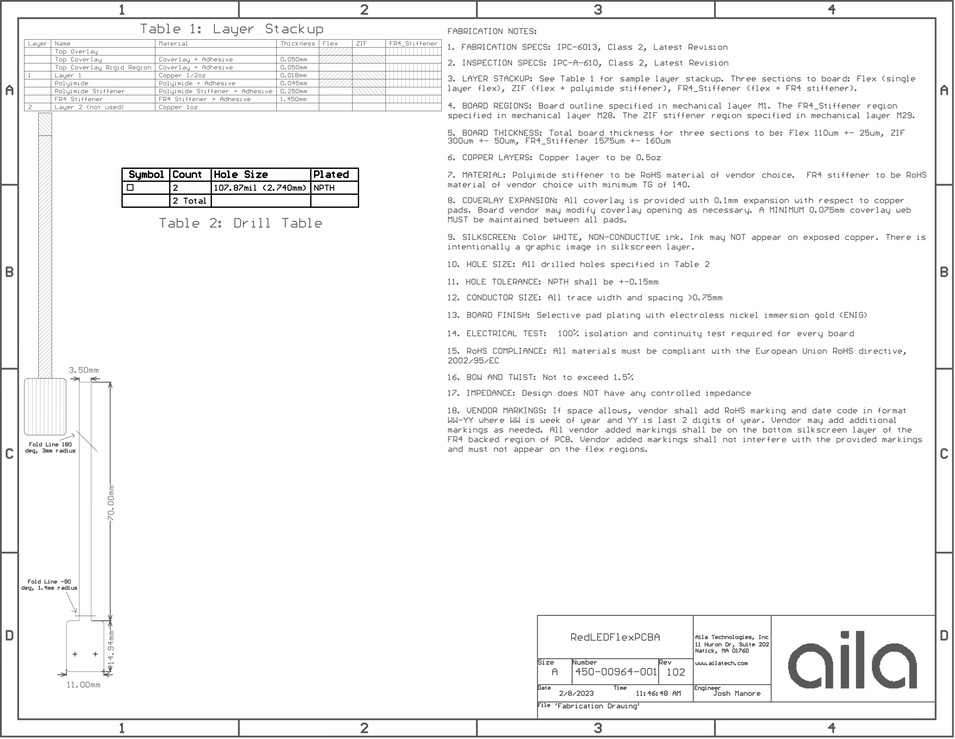
#> input picture data/image/RED LED Fab Drawing_page-0001.jpg, 955 x 739 px, shrunk from 5509 x 4261 before the run, found by its file name
$ jupyter execute --allow-errors lp_DD_pipeline_example.ipynb   (shell and % lines are left out)
#> lines starting #> are read from the running program, lines starting #| are printed output that depends on the picture
### utils.py
import os
import cv2
import layoutparser as lp

MODEL_NAME: str = 'lp://TableBank/faster_rcnn_R_101_FPN_3x/config'
LABEL_MAP: dict = {0: "Table"}
SCORE_THRESH: float = 0.05

def initialize_model() -> lp.models.Detectron2LayoutModel:
    """
    Initialize the Detectron2LayoutModel with the given configuration.

    @return: A Detectron2LayoutModel initialized with the specified config and label map.
    """
    model = lp.models.Detectron2LayoutModel(
        config_path=MODEL_NAME,
        label_map=LABEL_MAP,
        extra_config=["MODEL.ROI_HEADS.SCORE_THRESH_TEST", SCORE_THRESH]
    )
    return model

# [14 lines left out: function save_all_tables, not called in this run]

### notebook/lp_DD_pipeline_example.ipynb
[cell 1]
import cv2
import os
from double_detection import *
from utils import initialize_model
from bounding_box import BoundingBox, BoundingBoxes
from google.colab.patches import cv2_imshow

#> (a cell that did not finish here is left out)

[cell 3]
image_path = "/content/RED LED Fab Drawing_page-0001.jpg"
image = cv2.imread(image_path)
#> image is the input picture: shape (739, 955, 3); min 0, max 255, mean 244.3

[cell 4]
# Set detection parameters
score_thresh = 0.2
space_margin = 10

# Get all detected tables as BoundingBoxes object
#> (the rest of this cell did not finish here and is left out)

#> (a cell that did not finish here is left out)

[cell 6]
image_path = "/content/101079 (03) Flex(1)_page-0001.jpg"
image = cv2.imread(image_path)
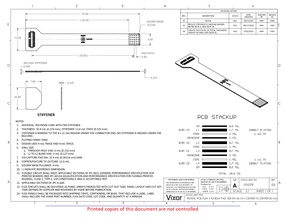
#> input picture data/image/101079 (03) Flex(1)_page-0001.jpg, 286 x 221 px, shrunk from 1650 x 1275 before the run, found by its file name
#> image is the input picture: shape (221, 286, 3); mean B, G, R 242, 241.9, 242.2
# Set detection parameters
score_thresh = 0.2
space_margin = 10

# Get all detected tables as BoundingBoxes object
#> (the rest of this cell did not finish here and is left out)

[cell 7]
image_path = "/content/earbud_ir_fpc_R_0731_page-0001.jpg"
image = cv2.imread(image_path)
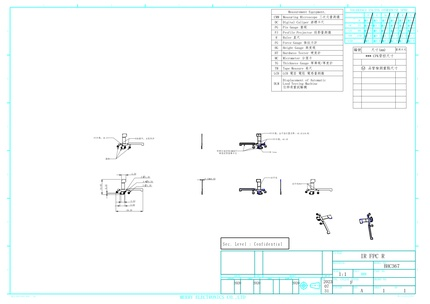
#> input picture data/image/earbud_ir_fpc_R_0731_page-0001.jpg, 430 x 304 px, shrunk from 2481 x 1754 before the run, found by its file name
#> image is the input picture: shape (304, 430, 3); mean B, G, R 250.6, 250.7, 247
# Set detection parameters
score_thresh = 0.2
space_margin = 10

# Get all detected tables as BoundingBoxes object
#> (the rest of this cell did not finish here and is left out)

[cell 8]
image_path = "/content/prj-22-000904961-0031-2023-05-23.jpg"
image = cv2.imread(image_path)
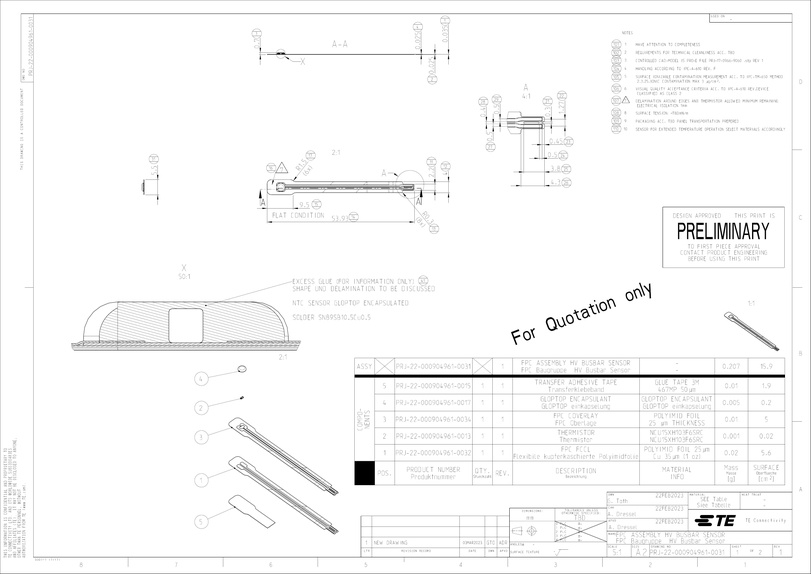
#> input picture data/image/prj-22-000904961-0031-2023-05-23.jpg, 811 x 574 px, shrunk from 4678 x 3308 before the run, found by its file name
#> image is the input picture: shape (574, 811, 3); min 0, max 255, mean 248.4
# Set detection parameters
score_thresh = 0.2
space_margin = 10

# Get all detected tables as BoundingBoxes object
#> (the rest of this cell did not finish here and is left out)

[cell 9]
image_path = "/content/SD-YJ-TZ012 胶囊PCB板尺寸图（A1）.jpg"
image = cv2.imread(image_path)
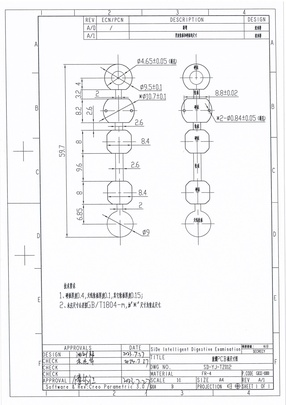
#> input picture data/image/SD-YJ-TZ012 胶囊PCB板尺寸图（A1）.jpg, 286 x 405 px, shrunk from 1648 x 2334 before the run, found by its file name
#> image is the input picture: shape (405, 286, 3); mean B, G, R 244.2, 243.1, 243.1
# Set detection parameters
score_thresh = 0.2
space_margin = 10

# Get all detected tables as BoundingBoxes object
#> (the rest of this cell did not finish here and is left out)
